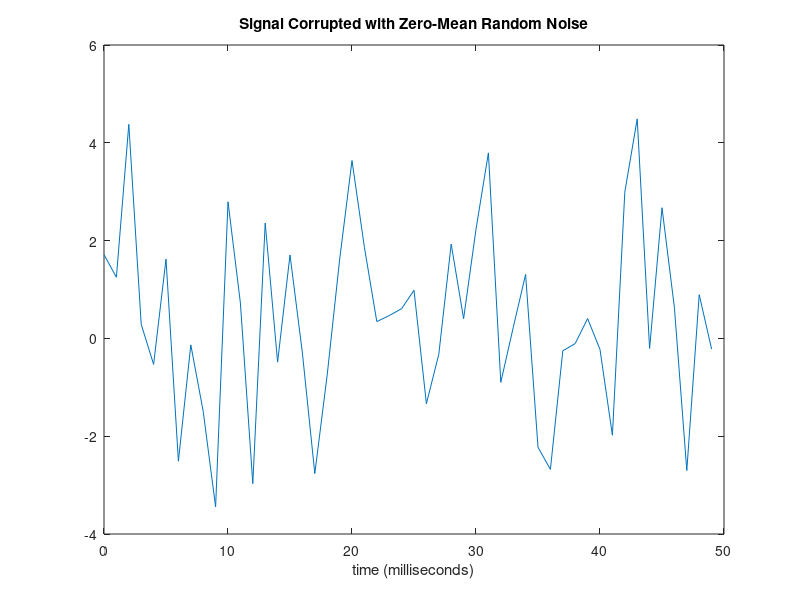
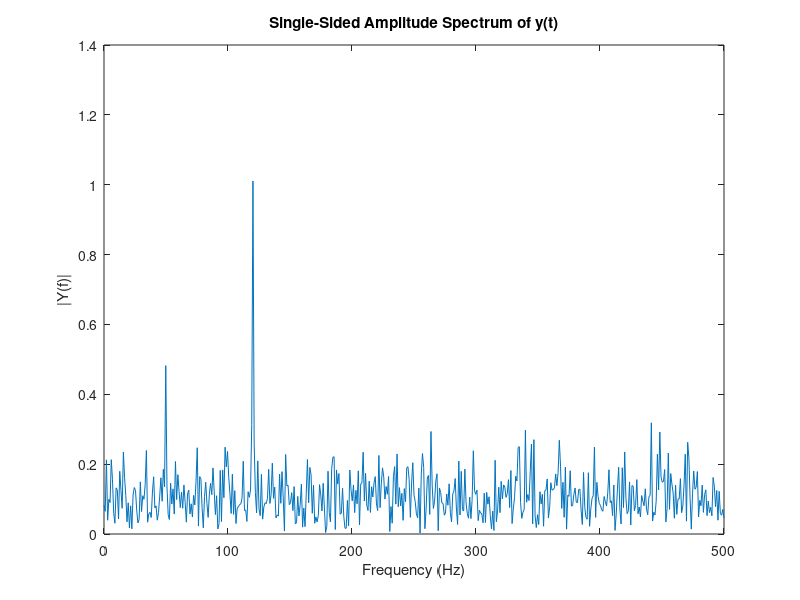

Recreate these plots in MATLAB, in order.
% A common use of Fourier transforms is to find the frequency components of a signal buried in a noisy time domain signal. 
%Consider data sampled at 1000 Hz. Form a signal containing a 50 Hz sinusoid of amplitude 0.7 and 120 Hz sinusoid of amplitude 1 
%and corrupt it with some zero-mean random noise:
Fs = 1000;                    % Sampling frequency
T = 1/Fs;                     % Sample time
L = 1000;                     % Length of signal
t = (0:L-1)*T;                % Time vector
% Sum of a 50 Hz sinusoid and a 120 Hz sinusoid
x = 0.7*sin(2*pi*50*t) + sin(2*pi*120*t); 
y = x + 2*randn(size(t));     % Sinusoids plus noise
% y = x;

figure (1)
plot(Fs*t(1:50),y(1:50))
title('Signal Corrupted with Zero-Mean Random Noise')
xlabel('time (milliseconds)')

% It is difficult to identify the frequency components by looking at the original signal. 
%Converting to the frequency domain, the discrete Fourier transform of the noisy signal y is found by taking the fast Fourier transform (FFT):
NFFT = 2^nextpow2(L); % Next power of 2 from length of y
 Y = fft(y,NFFT)/L;
% Y = fft(y,NFFT);
f = Fs/2*linspace(0,1,NFFT/2+1);

figure (2)
% Plot single-sided amplitude spectrum.
plot(f,2*abs(Y(1:NFFT/2+1))) 
title('Single-Sided Amplitude Spectrum of y(t)')
xlabel('Frequency (Hz)')
ylabel('|Y(f)|')